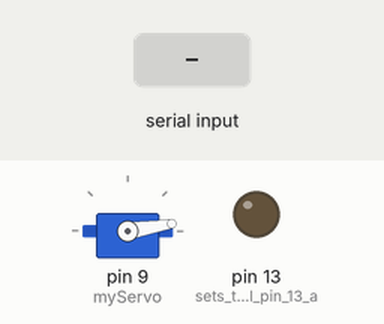
Simulated run of this sketch. Board: Arduino Uno, built with avr-gcc and run on an emulated ATmega328P. Shown: servo, output pins drawn as LEDs (lit = HIGH). The inputs (shaded band) are chosen by the test bench. What the sketch prints to the serial monitor is not drawn.

Above: at 1.3 s.
1.4 s: "3" received over Serial
At 2.0 s:
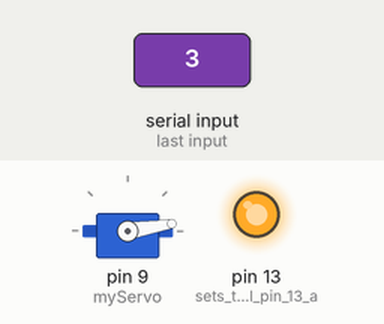
Timing chart, 0 to 4.4 s (numbered marks = the images above; inputs shaded):
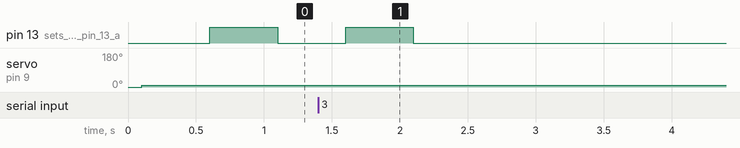

Measured:
- after the input at 1.4 s, pin 13 (sets_the_digital_pin_13_a): goes on until 2.1 s, then stays LOW

The sketch:

ShinyPokemon.ino
```cpp
#include<Servo.h>
Servo myServo;
int incomingByte;


void setup() {
  Serial.begin(9600);
  pinMode(13, OUTPUT);    // sets the digital pin 13 as output

  myServo.attach(9);
  myServo.write(-9);
  delay(100);
  myServo.write(9);
}

void loop() {

  digitalWrite(13,LOW);
  delay(500);
  digitalWrite(13,HIGH);
  delay(500);
  if (Serial.available()>0)
  {
    incomingByte = Serial.read();
    Serial.print("I received: ");
    Serial.println(incomingByte, DEC);


    if (incomingByte == 50)
    {
      /*

          digitalWrite(13, LOW); <- for testing
          delay(1500);
          digitalWrite(13, HIGH);
          delay(1500);
          */
          delay(300);
          myServo.write(-9);
          delay(100);
          myServo.write(9);
    }

    if (incomingByte == 51)
    {
        digitalWrite(13, LOW);
        while(1){
        }
    }
delay(500);
digitalWrite(13,HIGH);
delay(500);

}
}
```
